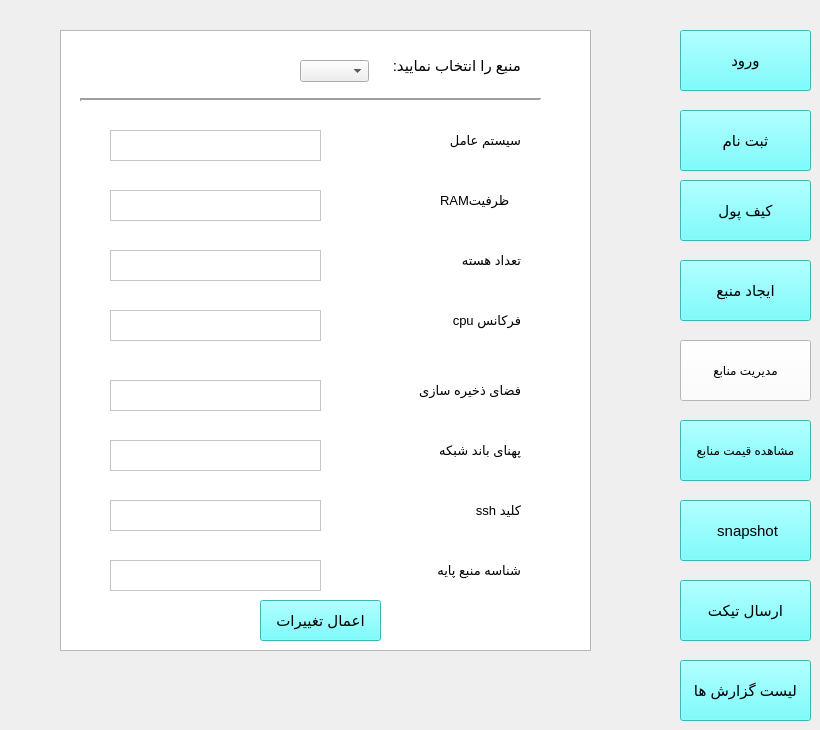
    <widget class="QWidget" name="page_5">
     <widget class="QGraphicsView" name="graphicsView_16">
      <property name="geometry">
       <rect>
        <x>60</x>
        <y>30</y>
        <width>531</width>
        <height>621</height>
       </rect>
      </property>
     </widget>
     <widget class="QLabel" name="label_10">
      <property name="geometry">
       <rect>
        <x>490</x>
        <y>50</y>
        <width>55</width>
        <height>16</height>
       </rect>
      </property>
      <property name="text">
       <string/>
      </property>
     </widget>
     <widget class="QLabel" name="label_48">
      <property name="geometry">
       <rect>
        <x>380</x>
        <y>380</y>
        <width>141</width>
        <height>20</height>
       </rect>
      </property>
      <property name="font">
       <font>
        <pointsize>10</pointsize>
       </font>
      </property>
      <property name="text">
       <string>فضای ذخیره سازی</string>
      </property>
     </widget>
     <widget class="QLabel" name="label_61">
      <property name="geometry">
       <rect>
        <x>430</x>
        <y>250</y>
        <width>91</width>
        <height>20</height>
       </rect>
      </property>
      <property name="font">
       <font>
        <pointsize>10</pointsize>
       </font>
      </property>
      <property name="text">
       <string>تعداد هسته</string>
      </property>
     </widget>
     <widget class="QLabel" name="label_127">
      <property name="geometry">
       <rect>
        <x>440</x>
        <y>190</y>
        <width>81</width>
        <height>21</height>
       </rect>
      </property>
      <property name="font">
       <font>
        <pointsize>10</pointsize>
       </font>
      </property>
      <property name="layoutDirection">
       <enum>Qt::RightToLeft</enum>
      </property>
      <property name="text">
       <string>RAMظرفیت </string>
      </property>
     </widget>
     <widget class="QLabel" name="label_136">
      <property name="geometry">
       <rect>
        <x>430</x>
        <y>310</y>
        <width>91</width>
        <height>20</height>
       </rect>
      </property>
      <property name="font">
       <font>
        <pointsize>10</pointsize>
       </font>
      </property>
      <property name="text">
       <string>فرکانس cpu</string>
      </property>
     </widget>
     <widget class="Line" name="line_12">
      <property name="geometry">
       <rect>
        <x>80</x>
        <y>90</y>
        <width>461</width>
        <height>20</height>
       </rect>
      </property>
      <property name="lineWidth">
       <number>2</number>
      </property>
      <property name="orientation">
       <enum>Qt::Horizontal</enum>
      </property>
     </widget>
     <widget class="QLabel" name="label_149">
      <property name="geometry">
       <rect>
        <x>400</x>
        <y>440</y>
        <width>121</width>
        <height>20</height>
       </rect>
      </property>
      <property name="font">
       <font>
        <pointsize>10</pointsize>
       </font>
      </property>
      <property name="text">
       <string>پهنای باند شبکه</string>
      </property>
     </widget>
     <widget class="QLabel" name="label_154">
      <property name="geometry">
       <rect>
        <x>420</x>
        <y>130</y>
        <width>101</width>
        <height>20</height>
       </rect>
      </property>
      <property name="font">
       <font>
        <pointsize>10</pointsize>
       </font>
      </property>
      <property name="text">
       <string>سیستم عامل</string>
      </property>
     </widget>
     <widget class="QLabel" name="label_155">
      <property name="geometry">
       <rect>
        <x>350</x>
        <y>50</y>
        <width>171</width>
        <height>31</height>
       </rect>
      </property>
      <property name="font">
       <font>
        <pointsize>11</pointsize>
       </font>
      </property>
      <property name="text">
       <string>منبع را انتخاب نمایید:</string>
      </property>
     </widget>
     <widget class="QPushButton" name="pushButton_3">
      <property name="geometry">
       <rect>
        <x>260</x>
        <y>600</y>
        <width>121</width>
        <height>41</height>
       </rect>
      </property>
      <property name="font">
       <font>
        <pointsize>11</pointsize>
       </font>
      </property>
      <property name="styleSheet">
       <string notr="true">background-color: rgb(85, 255, 255);</string>
      </property>
      <property name="text">
       <string>اعمال تغییرات</string>
      </property>
     </widget>
     <widget class="QPushButton" name="pushButton_84">
      <property name="geometry">
       <rect>
        <x>680</x>
        <y>500</y>
        <width>131</width>
        <height>61</height>
       </rect>
      </property>
      <property name="font">
       <font>
        <pointsize>11</pointsize>
       </font>
      </property>
      <property name="styleSheet">
       <string notr="true">background-color: rgb(85, 255, 255);</string>
      </property>
      <property name="text">
       <string> snapshot</string>
      </property>
     </widget>
     <widget class="QPushButton" name="login_btn2_16">
      <property name="geometry">
       <rect>
        <x>680</x>
        <y>30</y>
        <width>131</width>
        <height>61</height>
       </rect>
      </property>
      <property name="font">
       <font>
        <pointsize>11</pointsize>
       </font>
      </property>
      <property name="styleSheet">
       <string notr="true">background-color: rgb(255, 255, 255);
background-color: rgb(85, 255, 255);</string>
      </property>
      <property name="text">
       <string>ورود</string>
      </property>
     </widget>
     <widget class="QPushButton" name="pushButton_79">
      <property name="geometry">
       <rect>
        <x>680</x>
        <y>260</y>
        <width>131</width>
        <height>61</height>
       </rect>
      </property>
      <property name="font">
       <font>
        <pointsize>11</pointsize>
       </font>
      </property>
      <property name="styleSheet">
       <string notr="true">background-color: rgb(85, 255, 255);</string>
      </property>
      <property name="text">
       <string>ایجاد منبع</string>
      </property>
     </widget>
     <widget class="QPushButton" name="wallet_btn_12">
      <property name="geometry">
       <rect>
        <x>680</x>
        <y>180</y>
        <width>131</width>
        <height>61</height>
       </rect>
      </property>
      <property name="font">
       <font>
        <pointsize>11</pointsize>
       </font>
      </property>
      <property name="styleSheet">
       <string notr="true">background-color: rgb(85, 255, 255);</string>
      </property>
      <property name="text">
       <string>کیف پول</string>
      </property>
     </widget>
     <widget class="QPushButton" name="sabtenam_btn3_12">
      <property name="geometry">
       <rect>
        <x>680</x>
        <y>110</y>
        <width>131</width>
        <height>61</height>
       </rect>
      </property>
      <property name="font">
       <font>
        <pointsize>11</pointsize>
       </font>
      </property>
      <property name="styleSheet">
       <string notr="true">background-color: rgb(85, 255, 255);</string>
      </property>
      <property name="text">
       <string>ثبت نام</string>
      </property>
     </widget>
     <widget class="QPushButton" name="pushButton_82">
      <property name="geometry">
       <rect>
        <x>680</x>
        <y>420</y>
        <width>131</width>
        <height>61</height>
       </rect>
      </property>
      <property name="font">
       <font>
        <pointsize>9</pointsize>
       </font>
      </property>
      <property name="styleSheet">
       <string notr="true">background-color: rgb(85, 255, 255);</string>
      </property>
      <property name="text">
       <string>مشاهده قیمت منابع</string>
      </property>
     </widget>
     <widget class="QPushButton" name="pushButton_80">
      <property name="geometry">
       <rect>
        <x>680</x>
        <y>340</y>
        <width>131</width>
        <height>61</height>
       </rect>
      </property>
      <property name="font">
       <font>
        <pointsize>9</pointsize>
        <weight>50</weight>
        <bold>false</bold>
       </font>
      </property>
      <property name="styleSheet">
       <string notr="true">background-color: rgb(255, 255, 255);</string>
      </property>
      <property name="text">
       <string>مدیریت منابع</string>
      </property>
     </widget>
     <widget class="QPushButton" name="pushButton_81">
      <property name="geometry">
       <rect>
        <x>680</x>
        <y>580</y>
        <width>131</width>
        <height>61</height>
       </rect>
      </property>
      <property name="font">
       <font>
        <pointsize>11</pointsize>
       </font>
      </property>
      <property name="styleSheet">
       <string notr="true">background-color: rgb(85, 255, 255);</string>
      </property>
      <property name="text">
       <string>ارسال تیکت</string>
      </property>
     </widget>
     <widget class="QPushButton" name="pushButton_83">
      <property name="geometry">
       <rect>
        <x>680</x>
        <y>660</y>
        <width>131</width>
        <height>61</height>
       </rect>
      </property>
      <property name="font">
       <font>
        <pointsize>11</pointsize>
       </font>
      </property>
      <property name="styleSheet">
       <string notr="true">background-color: rgb(85, 255, 255);</string>
      </property>
      <property name="text">
       <string>لیست گزارش ها</string>
      </property>
     </widget>
     <widget class="QTextEdit" name="os_in2">
      <property name="geometry">
       <rect>
        <x>110</x>
        <y>130</y>
        <width>211</width>
        <height>31</height>
       </rect>
      </property>
      <property name="styleSheet">
       <string notr="true">background-color: rgb(255, 255, 255);</string>
      </property>
     </widget>
     <widget class="QTextEdit" name="ram_in2">
      <property name="geometry">
       <rect>
        <x>110</x>
        <y>190</y>
        <width>211</width>
        <height>31</height>
       </rect>
      </property>
      <property name="styleSheet">
       <string notr="true">background-color: rgb(255, 255, 255);</string>
      </property>
     </widget>
     <widget class="QTextEdit" name="core_in2">
      <property name="geometry">
       <rect>
        <x>110</x>
        <y>250</y>
        <width>211</width>
        <height>31</height>
       </rect>
      </property>
      <property name="styleSheet">
       <string notr="true">background-color: rgb(255, 255, 255);</string>
      </property>
     </widget>
     <widget class="QTextEdit" name="frequency_in2">
      <property name="geometry">
       <rect>
        <x>110</x>
        <y>310</y>
        <width>211</width>
        <height>31</height>
       </rect>
      </property>
      <property name="styleSheet">
       <string notr="true">background-color: rgb(255, 255, 255);</string>
      </property>
     </widget>
     <widget class="QTextEdit" name="storage_in2">
      <property name="geometry">
       <rect>
        <x>110</x>
        <y>380</y>
        <width>211</width>
        <height>31</height>
       </rect>
      </property>
      <property name="styleSheet">
       <string notr="true">background-color: rgb(255, 255, 255);</string>
      </property>
     </widget>
     <widget class="QTextEdit" name="bandwidth_in2">
      <property name="geometry">
       <rect>
        <x>110</x>
        <y>440</y>
        <width>211</width>
        <height>31</height>
       </rect>
      </property>
      <property name="styleSheet">
       <string notr="true">background-color: rgb(255, 255, 255);</string>
      </property>
     </widget>
     <widget class="QComboBox" name="manbaIds">
      <property name="geometry">
       <rect>
        <x>300</x>
        <y>60</y>
        <width>69</width>
        <height>22</height>
       </rect>
      </property>
     </widget>
     <widget class="QLabel" name="label_153">
      <property name="geometry">
       <rect>
        <x>400</x>
        <y>500</y>
        <width>121</width>
        <height>20</height>
       </rect>
      </property>
      <property name="font">
       <font>
        <pointsize>10</pointsize>
       </font>
      </property>
      <property name="text">
       <string>کلید ssh</string>
      </property>
     </widget>
     <widget class="QTextEdit" name="sshkey_in2_2">
      <property name="geometry">
       <rect>
        <x>110</x>
        <y>500</y>
        <width>211</width>
        <height>31</height>
       </rect>
      </property>
      <property name="styleSheet">
       <string notr="true">background-color: rgb(255, 255, 255);</string>
      </property>
     </widget>
     <widget class="QLabel" name="label_184">
      <property name="geometry">
       <rect>
        <x>400</x>
        <y>560</y>
        <width>121</width>
        <height>20</height>
       </rect>
      </property>
      <property name="font">
       <font>
        <pointsize>10</pointsize>
       </font>
      </property>
      <property name="text">
       <string>شناسه منبع پایه</string>
      </property>
     </widget>
     <widget class="QTextEdit" name="offeredId_in2_2">
      <property name="geometry">
       <rect>
        <x>110</x>
        <y>560</y>
        <width>211</width>
        <height>31</height>
       </rect>
      </property>
      <property name="styleSheet">
       <string notr="true">background-color: rgb(255, 255, 255);</string>
      </property>
     </widget>
    </widget>
